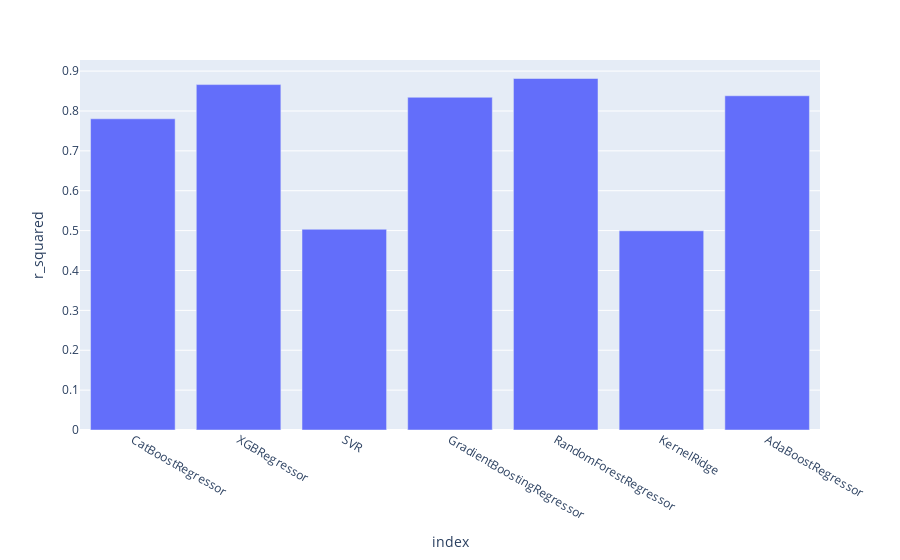

The notebook cell saved with this chart:
### Code cell
px.bar(df, x=df.index, y='r_squared')

### Figure 1 — Plotly figure (JSON) as saved in the notebook; plotly's stock layout.template omitted (floating-point values rounded to 4 significant figures)
{"data": [{"alignmentgroup": "True", "hovertemplate": "index=%{x}<br>r_squared=%{y}<extra></extra>", "legendgroup": "", "marker": {"color": "#636efa", "pattern": {"shape": ""}}, "name": "", "offsetgroup": "", "orientation": "v", "showlegend": false, "textposition": "auto", "type": "bar", "x": ["CatBoostRegressor", "XGBRegressor", "SVR", "GradientBoostingRegressor", "RandomForestRegressor", "KernelRidge", "AdaBoostRegressor"], "xaxis": "x", "y": [0.7804, 0.8662, 0.5033, 0.8344, 0.8814, 0.4995, 0.8381], "yaxis": "y"}], "layout": {"barmode": "relative", "legend": {"tracegroupgap": 0}, "margin": {"t": 60}, "xaxis": {"anchor": "y", "domain": [0, 1], "title": {"text": "index"}}, "yaxis": {"anchor": "x", "domain": [0, 1], "title": {"text": "r_squared"}}}}
